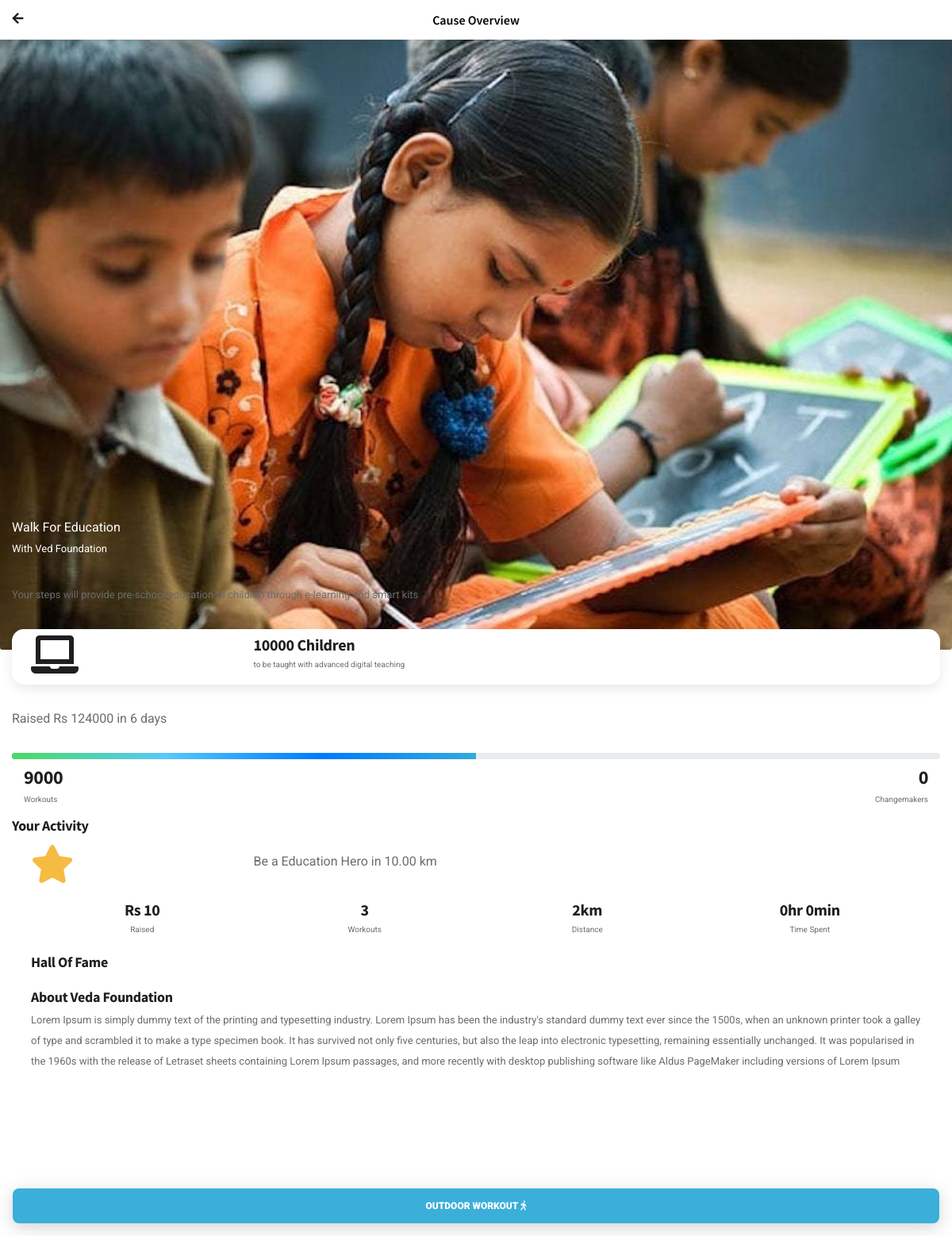
The page /user_app/cause?token=1 on the database its author committed.
### tables this page shows
CREATE TABLE `ngos` (
  `id` int(11) NOT NULL,
  `name` varchar(255) NOT NULL,
  `partner` varchar(255) NOT NULL,
  `current_amount` int(11) NOT NULL,
  `total_goal` int(11) NOT NULL,
  `no_of_workout` int(11) NOT NULL,
  `description` text NOT NULL,
  `about` text NOT NULL,
  `img` varchar(255) NOT NULL,
  `amount_raised` int(11) NOT NULL,
  `no_of_days` int(11) NOT NULL,
  `change_makers` varchar(255) DEFAULT NULL,
  `timespent` varchar(255) DEFAULT NULL
);

### user_app/cause.php (the view, shortened to what this page needs)
<?php
require_once 'header.php';
require_once 'config.php';
$t_id = $_GET['token'];
$stmt = $link->prepare("SELECT * FROM ngos WHERE id=?");
$stmt->bind_param('i', $t_id);
$stmt->execute();
$result = $stmt->get_result();
$row = $result->fetch_array(MYSQLI_ASSOC);
$stmt_p = $link->prepare("SELECT * FROM user WHERE id IN (select distinct user_id from ngo_count where ngo_id=?)");
$stmt_p->bind_param('i', $t_id);
$stmt_p->execute();
$result_p = $stmt_p->get_result();
if ($result_p->num_rows > 0) {
   $changemakers = count($pics);
} else {
   $changemakers = 0;
}
?>
<div class="header header-fixed header-logo-center">
   <a href="#" class="header-title">Cause Overview</a>
   <a href="javascript:history.back()A" class="header-icon header-icon-1"><i class="fa fa-arrow-left fa-lg"></i></a>
</div>
<div class="page-content header-clear-small">
   <img src="<?= $row['img'] ?>" class="card-img">
   <div class="content">
      <div style="margin-bottom:4vh;margin-top:-12vh;color:white;">
         <span style="font-size:16px">Walk For Education</span><br>
         <span>With Ved Foundation</span>
      </div>
      <p><?= $row['description'] ?></p>
      <div class="card rounded-m shadow-l">
         <div class="container container-fluid px-4 py-2">
            <div class="row mb-0">
               <div class="w-25 text-left">
                  <h1 class=""><i class="fa fa-laptop fa-2x"></i></h1>
               </div>
               <div class="w-75">
                  <h3 class="mb-0">10000 Children</h3>
                  <p class="mb-0" style="font-size:10px">to be taught with advanced digital teaching</p>
               </div>
            </div>
         </div>
      </div>
      <p style="font-size:16px">Raised Rs <?= $row['amount_raised']; ?> in <?= $row['no_of_days']; ?> days</p>
      <div class="progress my-progress-2">
         <div class="progress-bar" role="progressbar" aria-valuenow="70" aria-valuemin="0" aria-valuemax="100" style="width:50%">
         </div>
      </div>
      <div class="container container-fluid py-2">
         <div class="row mb-0">
            <div class="w-50 text-left">
               <h1 class="mb-0"><?= $row['no_of_workout'] ?></h1>
               <p class="mb-0" style="font-size:10px">Workouts</p>
            </div>
            <div class="w-50 text-right">
               <h1 class="mb-0"><?= $changemakers; ?></h1>
               <p class="mb-0" style="font-size:10px">Changemakers</p>
            </div>
         </div>
      </div>
      <h4>Your Activity</h4>
      <div class="container container-fluid px-4 py-2">
         <div class="row mb-0">
            <div class="w-25 text-left">
               <h1 class=""><i class="fa fa-star fa-2x color-yellow1-dark"></i></h1>
            </div>
            <div class="w-75">
               <p style="font-size:16px" class="my-2">Be a Education Hero in 10.00 km</p>
            </div>
         </div>
         <div class="row mt-3 mb-0">
            <div class="w-25 text-center">
               <h3 class="mb-0">Rs 10</h3>
               <p class="mb-0" style="font-size:10px">Raised</p>
            </div>
            <div class="w-25 text-center">
               <h3 class="mb-0">3</h3>
               <p class="mb-0" style="font-size:10px">Workouts</p>
            </div>
            <div class="w-25 text-center">
               <h3 class="mb-0">2km</h3>
               <p class="mb-0" style="font-size:10px">Distance</p>
            </div>
            <div class="w-25 text-center">
               <h3 class="mb-0">0hr 0min</h3>
               <p class="mb-0" style="font-size:10px">Time Spent</p>
            </div>
         </div>
         <div class="row mt-3 mb-0">
            <h4>Hall Of Fame</h4>
         </div>
         <div class="row mt-3 mb-0">
            <h4>About <?= $row['partner'] ?></h4>
            <p class="mb-2"><?= $row['about']; ?></p>
         </div>
      </div>
   </div>
   <span class="p-3 bg-white d-flex fixed-bottom">
      <a href="workout" class="btn btn-m btn-center-l bg-highlight text-uppercase font-900 text-uppercase rounded-s shadow-xl w-100">OUTDOOR WORKOUT <i class="fa fa-walking"></i></a>
   </span>
</div>
<?php
require_once 'js-links.php';
?>

### user_app/header.php (shortened to what this page needs)
<!DOCTYPE HTML>
<html lang="en">
<head>
<link rel="stylesheet" type="text/css" href="styles/style.css">
<link rel="stylesheet" type="text/css" href="styles/circle.css">
<link rel="stylesheet" type="text/css" href="fonts/css/fontawesome-all.min.css">
</head>
<body class="theme-light" data-background="none" data-highlight="aqua2">
<div id="page">

### user_app/js-links.php (shortened to what this page needs)
</body>

### user_app/header.php (style rules this page uses)
body { background-color:white; }
.bg-highlight { background-color: #3BAFDA!important; color: white!important; }
.my-progress-2 { height:0.5rem; }
.progress-bar { background-image: linear-gradient(to right, #4cd964, #5ac8fa, #007aff, #34aadc); height: 100%; position: relative; }
.card-img { width:100%; }
.header .header-title { font-size: 16px; }

### rows shown on the page
ngos: img (picture), description "Your steps will provide pre-school education to children through e-learning and smart kits", amount_raised "124000", no_of_days "6", no_of_workout "9000", partner "Veda Foundation", about "Lorem Ipsum is simply dummy text of the printing and typesetting industry. Lorem Ipsum has been the industry's standard dummy text ever since the 1500s, when an unknown printer took a galley of type and scrambled it to make a type specimen book. It has survived not only five centuries, but also the leap into electronic typesetting, remaining essentially unchanged. It was popularised in the 1960s with the release of Letraset sheets containing Lorem Ipsum passages, and more recently with desktop publishing software like Aldus PageMaker including versions of Lorem Ipsum"

### other values the page prints
$changemakers "0"
